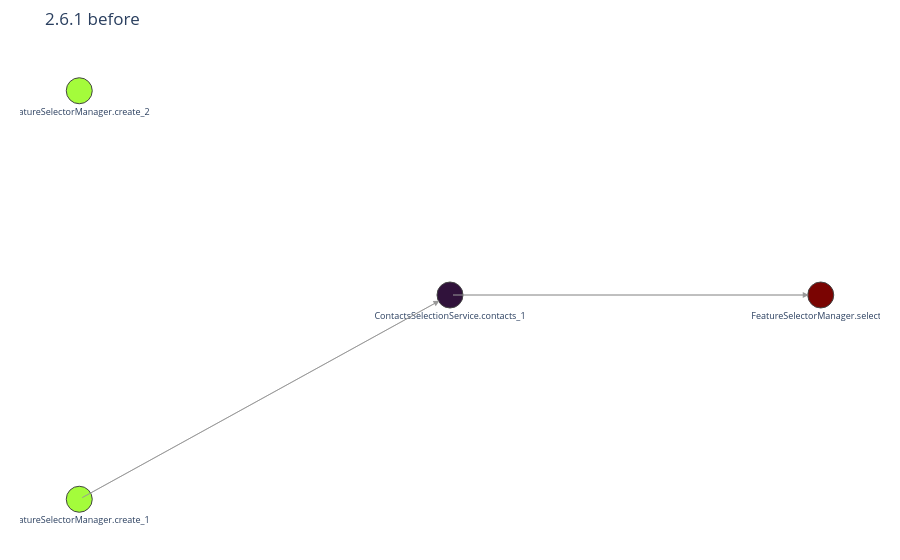
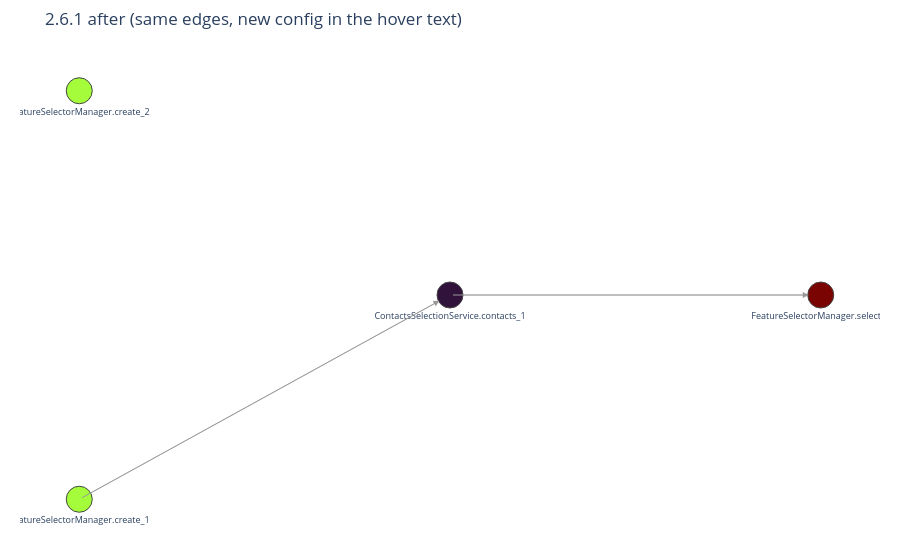

Notebook code for these charts, in order:
### Markdown cell above
### 1.6.1 Get, list and update modifiers

**Reading and updating modifiers by ``domain``, ``instance_name`` and ``modifier_name``**

Only ``add`` needs an ``operation_type``. All other modifier operations address the modifier by ``domain``, ``instance_name`` and ``modifier_name``.

``instances.update`` changes the creating call, i.e. the first modifier of the instance.

### Code cell
spec = copy.deepcopy(spec_base)
mods = spec.instances.modifiers
build_figure(spec.data.graph, title="2.6.1 before").show()

# update the config of a single modifier
mods.update("feature_selection", "sel_a", "ContactsSelectionService.contacts_1", selection="frequent")
print(mods.get("feature_selection", "sel_a", "ContactsSelectionService.contacts_1")["config"]["selection"])
print([m["mod_name"] for m in mods.list("feature_selection", "sel_a")])

# update the creating call of an instance
spec.instances.update("feature_selection", "sel_b", name="sel_b_renamed")
print(spec.data.feature_selection["sel_b"]["modifiers"][0]["config"]["name"])

# update with depends_on=None leaves the dependencies unchanged
print(mods.get("feature_selection", "sel_a", "ContactsSelectionService.contacts_1")["depends_on"])
build_figure(spec.data.graph, title="2.6.1 after (same edges, new config in the hover text)").show()

### Figure 1 — Plotly figure (JSON) as saved in the notebook; plotly's stock layout.template omitted (floating-point values rounded to 4 significant figures)
{"data": [{"hoverinfo": "none", "line": {"color": "#cccccc", "width": 1}, "mode": "lines", "showlegend": false, "type": "scatter", "x": [0, 1, null, 1, 2, null], "y": [-0.5, 0, null, 0, 0, null]}, {"hoverinfo": "text", "hovertext": ["<b>FeatureSelectorManager.create_1</b><br>FeatureSelectorManager.create<br><br>name: sel_a", "<b>ContactsSelectionService.contacts_1</b><br>ContactsSelectionService.contacts<br><br>selector_name: sel_a<br>selection: all<br>use_reduced: False<br>common_denominator: True<br>traj_selection: all<br>require_all_partners: False", "<b>FeatureSelectorManager.select_1</b><br>FeatureSelectorManager.select<br><br>name: sel_a<br>reference_traj: None", "<b>FeatureSelectorManager.create_2</b><br>FeatureSelectorManager.create<br><br>name: sel_b"], "marker": {"color": [1, 0, 2, 1], "colorscale": [[0, "#30123b"], [0.07143, "#4145ab"], [0.1429, "#4675ed"], [0.2143, "#39a2fc"], [0.2857, "#1bcfd4"], [0.3571, "#24eca6"], [0.4286, "#61fc6c"], [0.5, "#a4fc3b"], [0.5714, "#d1e834"], [0.6429, "#f3c63a"], [0.7143, "#fe9b2d"], [0.7857, "#f36315"], [0.8571, "#d93806"], [0.9286, "#b11901"], [1, "#7a0402"]], "line": {"color": "#444444", "width": 1}, "size": 26}, "mode": "markers+text", "showlegend": false, "text": ["FeatureSelectorManager.create_1", "ContactsSelectionService.contacts_1", "FeatureSelectorManager.select_1", "FeatureSelectorManager.create_2"], "textfont": {"size": 9}, "textposition": "bottom center", "type": "scatter", "x": [0, 1, 2, 0], "y": [-0.5, 0, 0, 0.5]}], "layout": {"annotations": [{"arrowcolor": "#999999", "arrowhead": 2, "arrowsize": 1.2, "arrowwidth": 1, "ax": 0, "axref": "x", "ay": -0.5, "ayref": "y", "showarrow": true, "standoff": 12, "x": 1, "xref": "x", "y": 0, "yref": "y"}, {"arrowcolor": "#999999", "arrowhead": 2, "arrowsize": 1.2, "arrowwidth": 1, "ax": 1, "axref": "x", "ay": 0, "ayref": "y", "showarrow": true, "standoff": 12, "x": 2, "xref": "x", "y": 0, "yref": "y"}], "hovermode": "closest", "margin": {"b": 20, "l": 20, "r": 20, "t": 50}, "plot_bgcolor": "white", "title": {"text": "2.6.1 before"}, "xaxis": {"showgrid": false, "showticklabels": false, "zeroline": false}, "yaxis": {"showgrid": false, "showticklabels": false, "zeroline": false}}}

### Figure 2 — Plotly figure (JSON) as saved in the notebook; plotly's stock layout.template omitted (floating-point values rounded to 4 significant figures)
{"data": [{"hoverinfo": "none", "line": {"color": "#cccccc", "width": 1}, "mode": "lines", "showlegend": false, "type": "scatter", "x": [0, 1, null, 1, 2, null], "y": [-0.5, 0, null, 0, 0, null]}, {"hoverinfo": "text", "hovertext": ["<b>FeatureSelectorManager.create_1</b><br>FeatureSelectorManager.create<br><br>name: sel_a", "<b>ContactsSelectionService.contacts_1</b><br>ContactsSelectionService.contacts<br><br>selector_name: sel_a<br>selection: frequent<br>use_reduced: False<br>common_denominator: True<br>traj_selection: all<br>require_all_partners: False", "<b>FeatureSelectorManager.select_1</b><br>FeatureSelectorManager.select<br><br>name: sel_a<br>reference_traj: None", "<b>FeatureSelectorManager.create_2</b><br>FeatureSelectorManager.create<br><br>name: sel_b_renamed"], "marker": {"color": [1, 0, 2, 1], "colorscale": [[0, "#30123b"], [0.07143, "#4145ab"], [0.1429, "#4675ed"], [0.2143, "#39a2fc"], [0.2857, "#1bcfd4"], [0.3571, "#24eca6"], [0.4286, "#61fc6c"], [0.5, "#a4fc3b"], [0.5714, "#d1e834"], [0.6429, "#f3c63a"], [0.7143, "#fe9b2d"], [0.7857, "#f36315"], [0.8571, "#d93806"], [0.9286, "#b11901"], [1, "#7a0402"]], "line": {"color": "#444444", "width": 1}, "size": 26}, "mode": "markers+text", "showlegend": false, "text": ["FeatureSelectorManager.create_1", "ContactsSelectionService.contacts_1", "FeatureSelectorManager.select_1", "FeatureSelectorManager.create_2"], "textfont": {"size": 9}, "textposition": "bottom center", "type": "scatter", "x": [0, 1, 2, 0], "y": [-0.5, 0, 0, 0.5]}], "layout": {"annotations": [{"arrowcolor": "#999999", "arrowhead": 2, "arrowsize": 1.2, "arrowwidth": 1, "ax": 0, "axref": "x", "ay": -0.5, "ayref": "y", "showarrow": true, "standoff": 12, "x": 1, "xref": "x", "y": 0, "yref": "y"}, {"arrowcolor": "#999999", "arrowhead": 2, "arrowsize": 1.2, "arrowwidth": 1, "ax": 1, "axref": "x", "ay": 0, "ayref": "y", "showarrow": true, "standoff": 12, "x": 2, "xref": "x", "y": 0, "yref": "y"}], "hovermode": "closest", "margin": {"b": 20, "l": 20, "r": 20, "t": 50}, "plot_bgcolor": "white", "title": {"text": "2.6.1 after (same edges, new config in the hover text)"}, "xaxis": {"showgrid": false, "showticklabels": false, "zeroline": false}, "yaxis": {"showgrid": false, "showticklabels": false, "zeroline": false}}}
